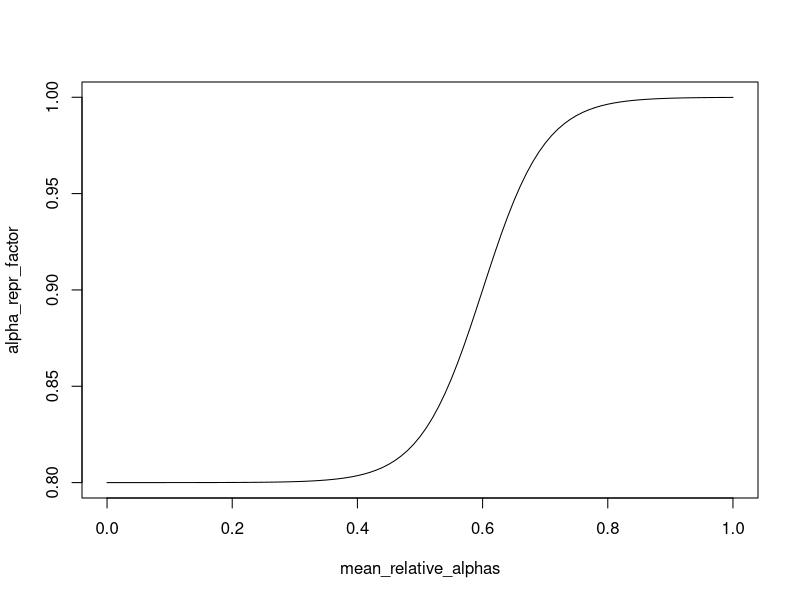
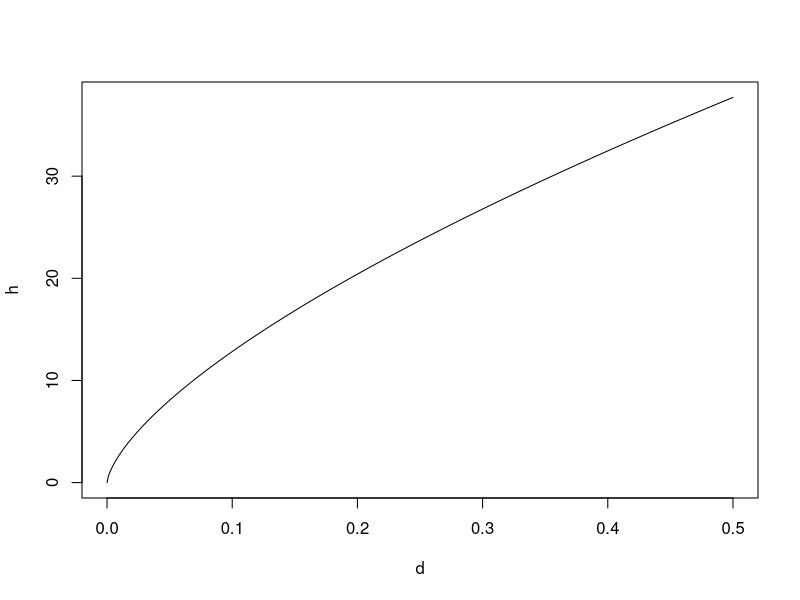
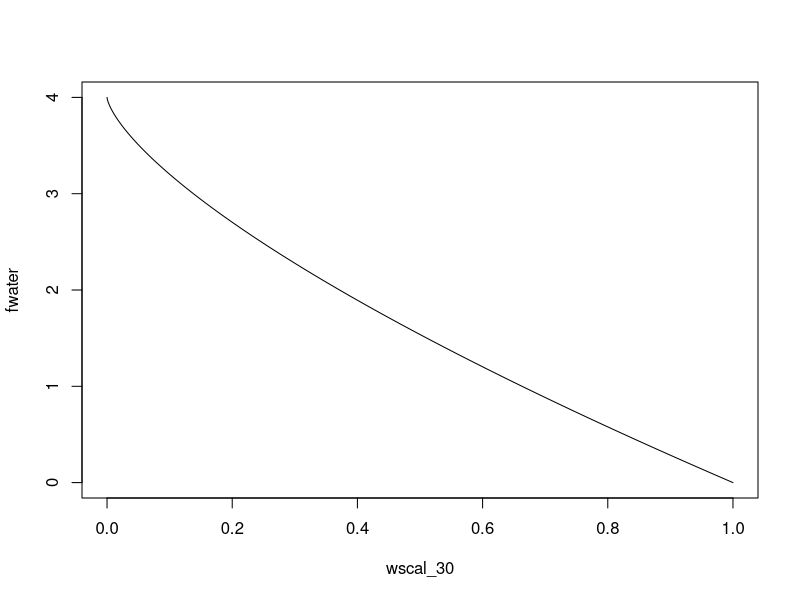

The R script that drew these images, in order:
max_alpha_repr_factor <- .2
mean_relative_alphas <- seq(0,1,0.01)
alpha_repr_factor <- 1 - (max_alpha_repr_factor / 
                       (1 + exp(20 * (mean_relative_alphas - .6))))
plot(mean_relative_alphas, alpha_repr_factor, type='l')

# // calculate alpha reproduction "tunned down" by the factor that depends on
# // the conditions of the other pools.
# double relative_alpha_repr = 0.0;
# if (indiv.cmass_repr_limit > 0) {
#   relative_alpha_repr = alpha_repr_factor * 
#     divide(indiv.cmass_repr_limit - indiv.cmass_repr, indiv.cmass_repr_limit);
# }

k2 <- 60
k3 <- 0.67
d <- seq(0,0.5,0.001)
h <- k2 * d ^ k3
plot(d, h, type = 'l')


k2 * 0.0097572872530709738 ^ k3



wscal_30 <- seq(0,1,0.00001)
senesc_scal_water <- 4
qwater_senesc <- 0.7
fwater <- senesc_scal_water*(1-wscal_30^qwater_senesc)
plot(wscal_30, fwater, type = 'l')


